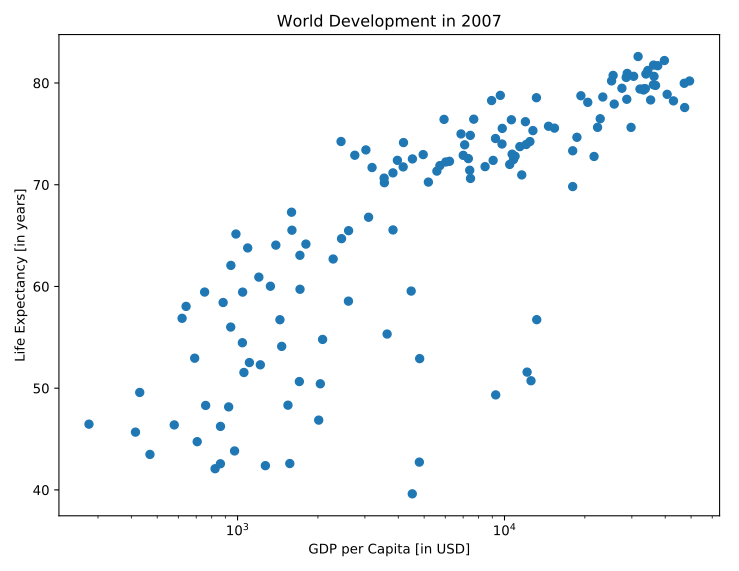

Write Python code to recreate this figure.
'''
Labels
It's time to customize your own plot. This is the fun part, you will see your plot come to life!

You're going to work on the scatter plot with world development data: GDP per capita on the x-axis (logarithmic scale), life expectancy on the y-axis. The code for this plot is available in the script.

As a first step, let's add axis labels and a title to the plot. You can do this with the xlabel(), ylabel() and title() functions, available in matplotlib.pyplot. This sub-package is already imported as plt.

Instructions

The strings xlab and ylab are already set for you. Use these variables to set the label of the x- and y-axis.
The string title is also coded for you. Use it to add a title to the plot.
After these customizations, finish the script with plt.show() to actually display the plot.
'''

# Basic scatter plot, log scale
plt.scatter(gdp_cap, life_exp)
plt.xscale('log')

# Strings
xlab = 'GDP per Capita [in USD]'
ylab = 'Life Expectancy [in years]'
title = 'World Development in 2007'

# Add axis labels
plt.xlabel(xlab)
plt.ylabel(ylab)

# Add title
plt.title(title)

# After customizing, display the plot
plt.show()
